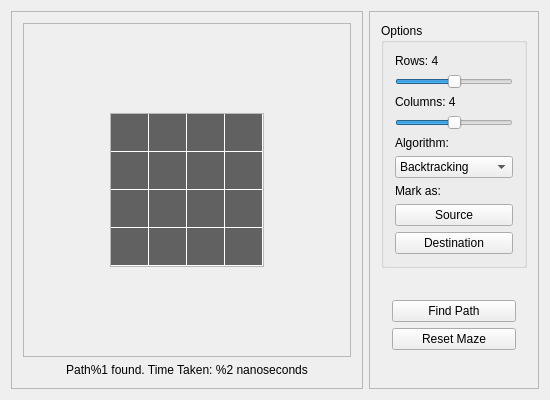
<?xml version="1.0" encoding="UTF-8"?>
<ui version="4.0">
 <class>PathFinderClass</class>
 <widget class="QMainWindow" name="PathFinderClass">
  <property name="geometry">
   <rect>
    <x>0</x>
    <y>0</y>
    <width>550</width>
    <height>400</height>
   </rect>
  </property>
  <property name="minimumSize">
   <size>
    <width>550</width>
    <height>400</height>
   </size>
  </property>
  <property name="maximumSize">
   <size>
    <width>550</width>
    <height>400</height>
   </size>
  </property>
  <property name="windowTitle">
   <string>PathFinder</string>
  </property>
  <widget class="QWidget" name="centralWidget">
   <layout class="QHBoxLayout" name="horizontalLayout">
    <item>
     <widget class="QFrame" name="mazeViewPort">
      <property name="frameShape">
       <enum>QFrame::Shape::StyledPanel</enum>
      </property>
      <property name="frameShadow">
       <enum>QFrame::Shadow::Raised</enum>
      </property>
      <layout class="QVBoxLayout" name="verticalLayout">
       <item>
        <widget class="QFrame" name="mazeFrame">
         <property name="frameShape">
          <enum>QFrame::Shape::StyledPanel</enum>
         </property>
         <property name="frameShadow">
          <enum>QFrame::Shadow::Raised</enum>
         </property>
         <layout class="QGridLayout" name="gridLayout">
          <item row="0" column="0" alignment="Qt::AlignmentFlag::AlignHCenter|Qt::AlignmentFlag::AlignVCenter">
           <widget class="QTableWidget" name="mazeTable">
            <property name="styleSheet">
             <string notr="true">QTableView {
	gridline-color: rgba(255, 255, 255, 0);
}
QTableWidget::item {
	background-color: rgb(97, 97, 97);
}
QTableWidget::item:selected {
	background-color: rgb(85, 170, 127);
}
QTableWidget::item:focus {
	border: 1px solid yellow;
}</string>
            </property>
            <property name="verticalScrollBarPolicy">
             <enum>Qt::ScrollBarPolicy::ScrollBarAlwaysOff</enum>
            </property>
            <property name="horizontalScrollBarPolicy">
             <enum>Qt::ScrollBarPolicy::ScrollBarAlwaysOff</enum>
            </property>
            <property name="sizeAdjustPolicy">
             <enum>QAbstractScrollArea::SizeAdjustPolicy::AdjustToContents</enum>
            </property>
            <property name="editTriggers">
             <set>QAbstractItemView::EditTrigger::NoEditTriggers</set>
            </property>
            <property name="selectionMode">
             <enum>QAbstractItemView::SelectionMode::MultiSelection</enum>
            </property>
            <property name="cornerButtonEnabled">
             <bool>false</bool>
            </property>
            <property name="rowCount">
             <number>4</number>
            </property>
            <property name="columnCount">
             <number>4</number>
            </property>
            <attribute name="horizontalHeaderVisible">
             <bool>false</bool>
            </attribute>
            <attribute name="horizontalHeaderMinimumSectionSize">
             <number>10</number>
            </attribute>
            <attribute name="horizontalHeaderDefaultSectionSize">
             <number>38</number>
            </attribute>
            <attribute name="verticalHeaderVisible">
             <bool>false</bool>
            </attribute>
            <attribute name="verticalHeaderMinimumSectionSize">
             <number>10</number>
            </attribute>
            <attribute name="verticalHeaderDefaultSectionSize">
             <number>38</number>
            </attribute>
            <row/>
            <row/>
            <row/>
            <row/>
            <column/>
            <column/>
            <column/>
            <column/>
           </widget>
          </item>
         </layout>
        </widget>
       </item>
       <item>
        <widget class="QLabel" name="resultsLabel">
         <property name="sizePolicy">
          <sizepolicy hsizetype="Preferred" vsizetype="Fixed">
           <horstretch>0</horstretch>
           <verstretch>0</verstretch>
          </sizepolicy>
         </property>
         <property name="text">
          <string>Path%1 found. Time Taken: %2 nanoseconds</string>
         </property>
         <property name="alignment">
          <set>Qt::AlignmentFlag::AlignCenter</set>
         </property>
        </widget>
       </item>
      </layout>
     </widget>
    </item>
    <item>
     <widget class="QFrame" name="optionsPane">
      <property name="sizePolicy">
       <sizepolicy hsizetype="Fixed" vsizetype="Preferred">
        <horstretch>0</horstretch>
        <verstretch>0</verstretch>
       </sizepolicy>
      </property>
      <property name="frameShape">
       <enum>QFrame::Shape::StyledPanel</enum>
      </property>
      <property name="frameShadow">
       <enum>QFrame::Shadow::Raised</enum>
      </property>
      <layout class="QVBoxLayout" name="verticalLayout_2">
       <item>
        <widget class="QGroupBox" name="optionsGroupBox">
         <property name="title">
          <string>Options</string>
         </property>
         <layout class="QVBoxLayout" name="verticalLayout_3">
          <item>
           <widget class="QLabel" name="rowCountLabel">
            <property name="text">
             <string>Rows: 4</string>
            </property>
           </widget>
          </item>
          <item>
           <widget class="QSlider" name="rowSlider">
            <property name="minimum">
             <number>1</number>
            </property>
            <property name="maximum">
             <number>7</number>
            </property>
            <property name="value">
             <number>4</number>
            </property>
            <property name="orientation">
             <enum>Qt::Orientation::Horizontal</enum>
            </property>
           </widget>
          </item>
          <item>
           <widget class="QLabel" name="columnCountLabel">
            <property name="text">
             <string>Columns: 4</string>
            </property>
           </widget>
          </item>
          <item>
           <widget class="QSlider" name="columnSlider">
            <property name="minimum">
             <number>1</number>
            </property>
            <property name="maximum">
             <number>7</number>
            </property>
            <property name="value">
             <number>4</number>
            </property>
            <property name="orientation">
             <enum>Qt::Orientation::Horizontal</enum>
            </property>
           </widget>
          </item>
          <item>
           <widget class="QLabel" name="algorithmLabel">
            <property name="text">
             <string>Algorithm:</string>
            </property>
           </widget>
          </item>
          <item>
           <widget class="QComboBox" name="algorithmComboBox">
            <property name="sizePolicy">
             <sizepolicy hsizetype="Fixed" vsizetype="Fixed">
              <horstretch>0</horstretch>
              <verstretch>0</verstretch>
             </sizepolicy>
            </property>
            <property name="minimumSize">
             <size>
              <width>115</width>
              <height>0</height>
             </size>
            </property>
            <item>
             <property name="text">
              <string>Backtracking</string>
             </property>
            </item>
            <item>
             <property name="text">
              <string>Branch &amp; Bound</string>
             </property>
            </item>
           </widget>
          </item>
          <item>
           <widget class="QLabel" name="markAsLabel">
            <property name="text">
             <string>Mark as:</string>
            </property>
           </widget>
          </item>
          <item>
           <widget class="QPushButton" name="markSourceButton">
            <property name="text">
             <string>Source</string>
            </property>
           </widget>
          </item>
          <item>
           <widget class="QPushButton" name="markDestinationButton">
            <property name="text">
             <string>Destination</string>
            </property>
           </widget>
          </item>
         </layout>
        </widget>
       </item>
       <item alignment="Qt::AlignmentFlag::AlignVCenter">
        <widget class="QWidget" name="actionButtonPane" native="true">
         <layout class="QVBoxLayout" name="VBoxLayout">
          <item>
           <widget class="QPushButton" name="findPathButton">
            <property name="text">
             <string>Find Path</string>
            </property>
           </widget>
          </item>
          <item>
           <widget class="QPushButton" name="resetMazeButton">
            <property name="text">
             <string>Reset Maze</string>
            </property>
           </widget>
          </item>
         </layout>
        </widget>
       </item>
      </layout>
     </widget>
    </item>
   </layout>
  </widget>
 </widget>
 <layoutdefault spacing="6" margin="11"/>
 <resources>
  <include location="pathfinder.qrc"/>
 </resources>
 <connections/>
</ui>
